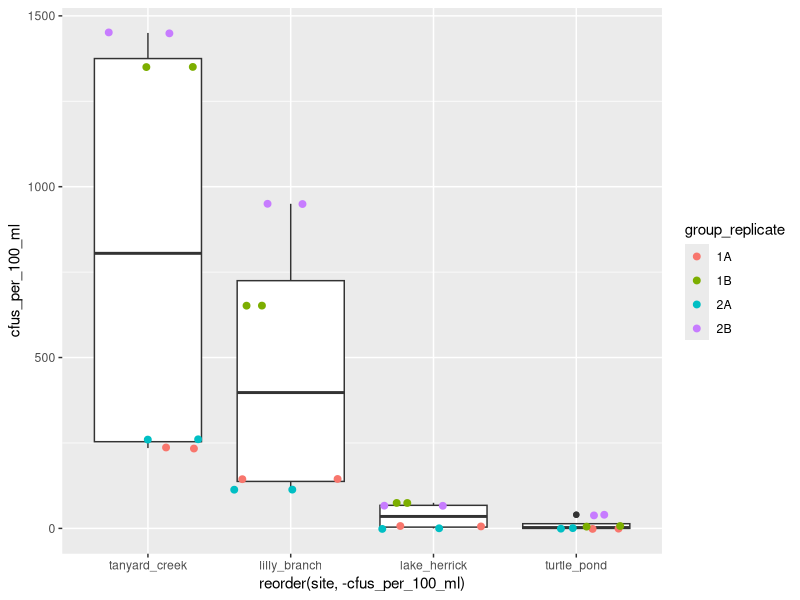

Write R code to recreate this figure.
## ---- chunk 1
#load the libraries needed
library(tidyverse)
library(readxl)
## ---- chunk 2
#pull in the raw data
raw_data <- read_excel("./water_quality_data.xlsx")

glimpse(raw_data)
## ---- chunk 3
#combine replicates to average values
combine_reps <- raw_data %>% group_by(group_replicate, site, best_dilution, water_speed, rainfall) %>%
  summarise_if(is.numeric, mean) %>%
  ungroup() %>%
  mutate(site = recode(site,
                       "lake_herrick" = "Lake Herrick",
                       "tanyard_creek" = "Tanyard Creek",
                       "lilly_branch" = "Lilly Branch",
                       "turtle_pond" = "Turtle Pond"))
## ---- chunk 4
#***********************************KEEP THIS PLOT FOR YOUR LAB REPORT*******************************
#make site plot


#****************************************************************************************************
## ---- chunk 5
#***********************************KEEP THESE RESULTS FOR YOUR LAB REPORT***************************
#test for significance using the lm function


#****************************************************************************************************
## ---- chunk 6
#******************ADD ONE CLEANED UP RAINFALL OR WATER SPEED FIGURE AND SIG TEST********************





#****************************************************************************************************
## ---- chunk 7
#all points figure
all_points <- raw_data %>% ggplot() +
  geom_boxplot(aes(x = reorder(site, -cfus_per_100_ml), y = cfus_per_100_ml)) +
  geom_jitter(aes(x = reorder(site, -cfus_per_100_ml), y = cfus_per_100_ml, color = group_replicate),size = 2)

all_points
## ---- chunk 8
#subset datasets
only_tanyard <- subset(combine_reps, site == "Tanyard Creek")
only_herrick <- subset(combine_reps, site == "Lake Herrick")
## ---- chunk 9
#****************************************ADD ONE ADDITIONAL FIGURE TO YOUR REPORT************************




#********************************************************************************************************
